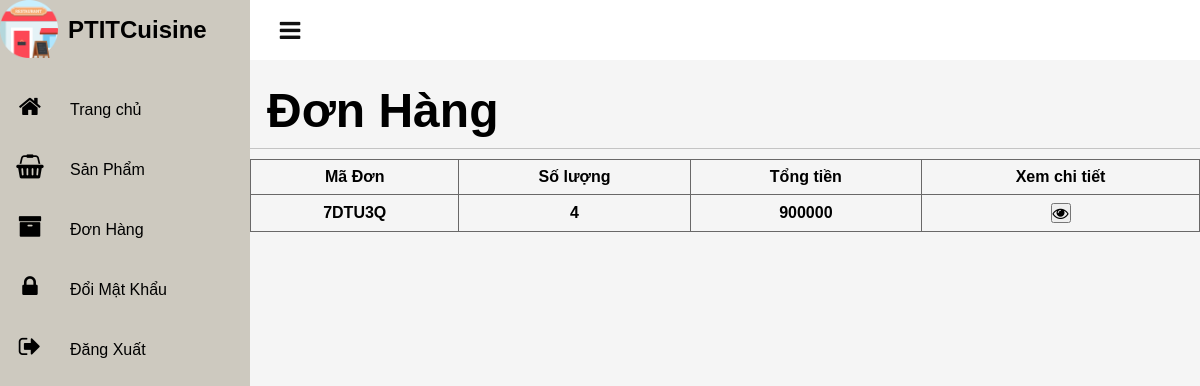
The app's page /admin_manage_orders/manage_orders.php with its own data.
### tables this page shows
CREATE TABLE `Order` (
OrderID varchar(50) NOT NULL,
Cost float NOT NULL,
Total int(11) NOT NULL
);

### admin_manage_orders/manage_orders.php (the view, shortened to what this page needs)
<?php
include('../database/dbcon.php');
include '../header_footer/admin_header.php';
?>
<!DOCTYPE html>
<html lang="en">
    <head>
        <link rel="stylesheet" href="https://stackpath.bootstrapcdn.com/font-awesome/4.7.0/css/font-awesome.min.css">
        <link rel="stylesheet" href="../css/admin.css?v=<?php echo time(); ?>">
    </head>
    <body>
        <div class = main><?php include '../header_footer/admin_toggle.php'; ?>
            <div class = "product_box">
                <div class="cardHeader"><h2>Đơn Hàng</h2></div>
                <div class = "border_bottom"></div>
                        <table width = "100%">
                            <thead>
                                <tr>
                                    <th>Mã Đơn</th>
                                    <th>Số lượng</th>
                                    <th>Tổng tiền</th>
                                    <th>Xem chi tiết</th>
                                </tr>
                            </thead>
                            <?php
                                $product = "SELECT * FROM `Order`";
                                $all_products = mysqli_query($con,$product);
                                while ($row = mysqli_fetch_array($all_products)) {
                                $code = strtoupper($row['OrderID']);
                                ?>
                                <th><?php echo $code;?></th>
                                <th><?php echo $row['Total'];?></th>
                                <th><?php echo $row['Cost'];?></th>
                                <th>
                                    <a href="../order/orderdetails.php?ido=<?php echo $row['OrderID']?>&&sl=<?php echo $row['Total']?>&&cost=<?php echo $row['Cost']?>">
                                    <button type="button" class="fa fa-eye"></button></a>
                                </th>
                            <?php } ?>
                        </table>
                    </div>
            </div>
    </body>
</html>

### css/admin.css (style rules this page uses)
* { margin: 0; padding: 0; box-sizing: border-box; font-family: 'Poppins', sans-serif; }
body { min-height: 100vh; overflow-x: hidden; }
.main { position: absolute; width: calc(100% - 250px); left: 250px; min-height: 100vh; background: #fff; transition: 0.5s; background: #f5f5f5; }
.cardHeader { display: flex; justify-content: space-between; align-items: flex-start; }
.cardHeader h2 { font-weight: 600; margin-left: 17px; margin-top: 23px; }
.product_box h2 { font-size: 3em; }
table { border-collapse: collapse; }
td, th { border: 1px solid #696868; text-align: center; padding: 8px; }
.fa-eye, .fa-pencil-square-o, .fa-trash-o { cursor: pointer; }
.border_bottom { border-bottom: 0.01px solid rgba(0, 0, 0, 0.2); margin: 10px 0; }
.product_box th, .product_box td { text-align: center; }

### records on screen
order: OrderID "7DTU3Q", Total "4", Cost "900000"
